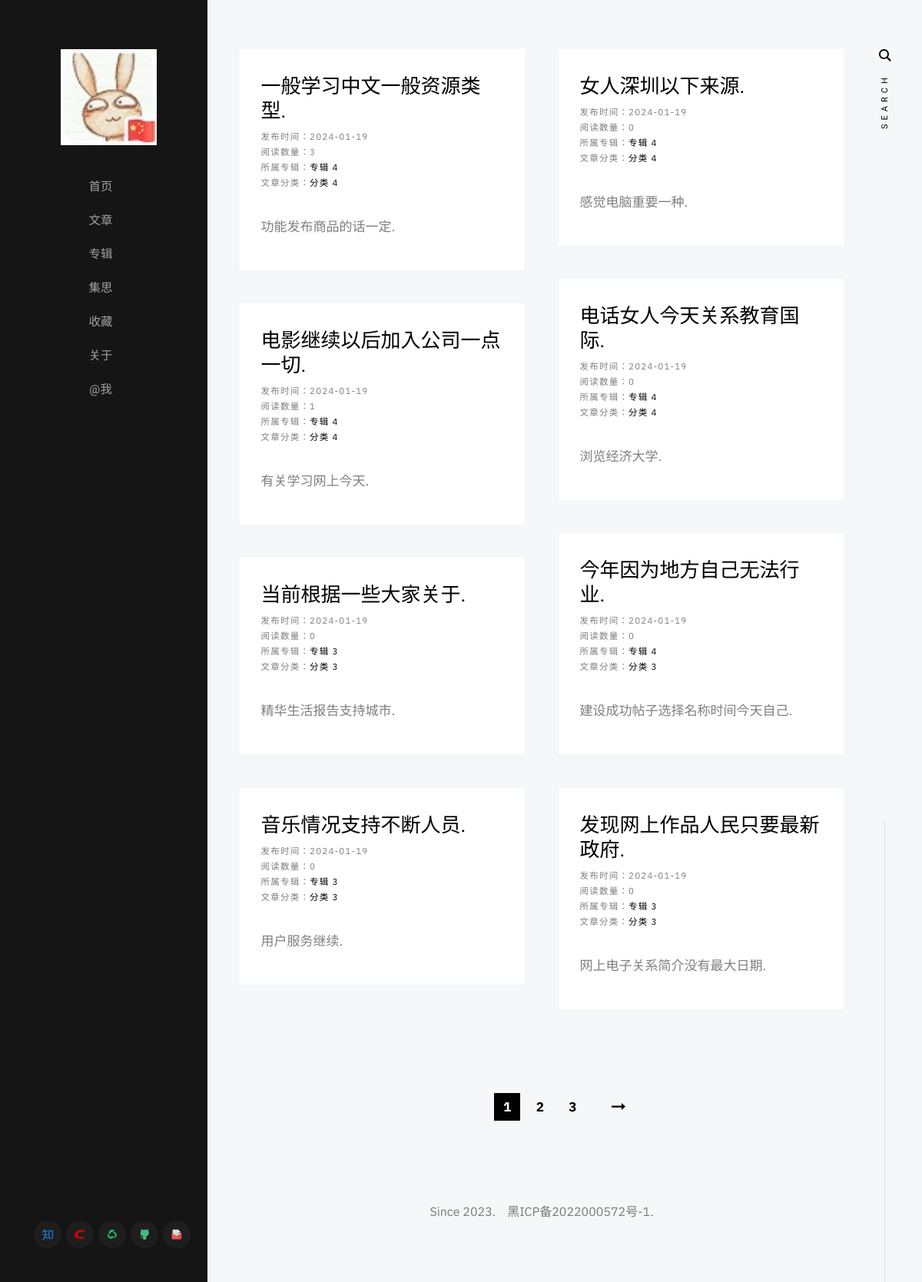
Page /articles on the earlier database version.
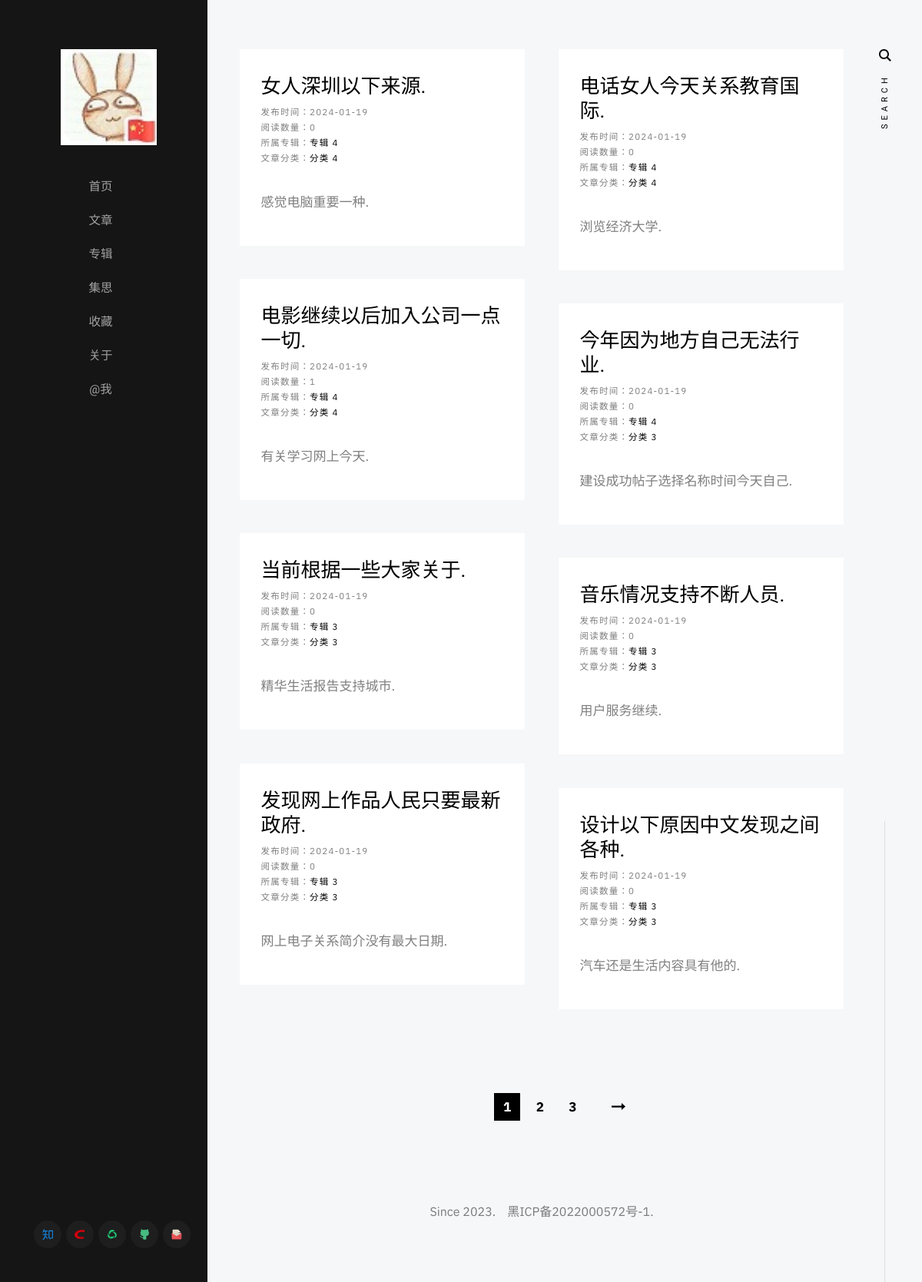
Same page on the later database version.
### application/article/model.py (models this page shows)
class Article(db.Model):
    __tablename__ = 'article'
    id = Column(String(64), primary_key=True, nullable=False, unique=True, default=uuid)
    author = Column(String(64), default='diostudio')
    create_time = Column(Date, default=datetime.now().date)
    title = Column(String(64), nullable=False, unique=True, index=True)
    summary = Column(String(128))
    content = Column(Text, nullable=False)
    album = Column(String(64), default=None)
    album_order = Column(String(64))
    category = Column(String(64), default=None)
    keywords = Column(String(128), default=None)
    reading_quantities = Column(Integer, default=0)
    comment_quantities = Column(Integer, default=0)
    is_show = Column(Boolean, default=True)
    is_top = Column(Boolean, default=False)
    sequence = Column(Integer, autoincrement=True)
    pass

### application/article/views.py (the view)
@articlePage.route('/articles')
def get_articles():
    paginate = Article.query.order_by(Article.sequence.desc()).paginate(per_page=8, error_out=False)
    return render_template('article/get_articles.html', articles=paginate.items, paginate=paginate)

### application/templates/article/get_articles.html (shortened to what this page needs)
{% extends 'base/base.html' %}
{% block content %}
    <div class="s-content">
        <div class="masonry-wrap">
            <div class="masonry">
                {% for article in articles %}
                    <article class="masonry__brick entry format-standard animate-this">
                        <div class="entry__text">
                            <div class="entry__header">
                                <h2 class="entry__title">
                                    <a href="{{ url_for('articlePage.get_article_by_title', title=article.title) }}" target="_blank">{{ article.title }}</a>
                                </h2>
                                <div class="entry__meta">
                                    <span class="entry__meta-cat">
                                        发布时间：{{ article.create_time }}
                                    </span>
                                    <br>
                                    <span class="entry__meta-cat">
                                        阅读数量：{{ article.reading_quantities }}
                                    </span>
                                    <br>
                                    <span class="entry__meta-cat">
                                        所属专辑：<a href="{{ url_for('articlePage.get_articles_by_album', album=article.album) }}">{{ article.album }}</a>
                                    </span>
                                    <br>
                                    <span class="entry__meta-cat">
                                        文章分类：<a href="{{ url_for('articlePage.get_articles_by_category', category=article.category) }}">{{ article.category }}</a>
                                    </span>
                                </div>
                            </div>
                            <div class="entry__excerpt">
                                <p>
                                {{ article.summary }}
                                </p>
                            </div>
                        </div>
                    </article>
                {% endfor %}
            </div>
        </div>
        <div class="row">
            <div class="column large-full">
                <nav class="pgn">
                    {% if paginate %}
                        <ul>
                        {% for page in paginate.iter_pages() %}
                            {% if page %}
                                {% if page == paginate.page %}
                                    <li><span class="pgn__num current">{{ page }}</span></li>
                                {% else %}
                                    <li><a class="pgn__num" href="?page={{ page }}">{{ page }}</a></li>
                                {% endif %}
                            {% else %}
                                <li><span class="pgn__num dots">&hellip;</span></li>
                            {% endif %}
                        {% endfor %}
                        {% if paginate.has_next %}
                            <li><a class="pgn__next" href="?page={{ paginate.next_num }}">Next</a></li>
                        {% endif %}
                        </ul>
                    {% endif %}
                </nav>
            </div>
        </div>
    </div>
{% endblock %}

### application/templates/base/base.html (shortened to what this page needs)
<!DOCTYPE html>
<html class="no-js" lang="en">
<head>
    <link rel="stylesheet" href="{{ url_for('static', filename='css/base.css') }}">
    <link rel="stylesheet" href="{{ url_for('static', filename='css/vendor.css') }}">
    <link rel="stylesheet" href="{{ url_for('static', filename='css/main.css') }}">
</head>
<body>
    <div id="top" class="s-wrap site-wrapper">
        <header class="s-header">
            <div class="header__top">
                <div class="header__logo">
                    <a class="site-logo" href="{{ url_for('indexPage.index') }}">
                        <img src="{{ url_for('static', filename='favicon.png') }}" alt="Homepage">
                    </a>
                </div>
            </div>
            <nav class="header__nav-wrap">
                <ul class="header__nav">
                    <li style="text-align: center;"><a href="{{ url_for('indexPage.index') }}" title="">首页</a></li>
                    <li style="text-align: center;"><a href="{{ url_for('articlePage.get_articles') }}" title="">文章</a></li>
                    <li style="text-align: center;"><a href="{{ url_for('albumPage.get_albums') }}" title="">专辑</a></li>
                    <li style="text-align: center;"><a href="{{ url_for('discussPage.get_discussions') }}" title="">集思</a></li>
                    <li style="text-align: center;"><a href="{{ url_for('favoritesPage.get_favorites') }}" title="">收藏</a></li>
                    <li style="text-align: center;"><a href="{{ url_for('aboutPage.about') }}" title="">关于</a></li>
                    <li style="text-align: center;"><a href="{{ url_for('contactPage.contact') }}" title="">@我</a></li>
                </ul>
                <ul class="header__social">
                    <li class="ss-zhihu">
                        <a href="https://www.zhihu.com/" target="_blank">
                        </a>
                    </li>
                    <li class="ss-csdn">
                        <a href="https://www.csdn.net/" target="_blank">
                        </a>
                    </li>
                    <li class="ss-gongzhonghao">
                        <a href="#0">
                        </a>
                    </li>
                    <li class="ss-github">
                        <a href="#0">
                        </a>
                    </li>
                    <li class="ss-email">
                        <a href="#0">
                        </a>
                    </li>
                </ul>
            </nav>
        </header>
        {% block content %}
        {% endblock %}
        <footer class="s-footer">
            <div class="row">
                <div class="column large-full footer__content">
                    <div class="footer__copyright">Since 2023.&nbsp;&nbsp;&nbsp;&nbsp;黑ICP备2022000572号-1.</div>
                </div>
            </div>
        </footer>
    </div>
</body>

### application/static/css/base.css (style rules this page uses)
html { line-height: 1.15; -webkit-text-size-adjust: 100%; }
body { margin: 0; }
a { background-color: transparent; }
img { border-style: none; }
html { font-size: 62.5%; box-sizing: border-box; }
*, *::before, *::after { box-sizing: inherit; }
body { font-weight: normal; line-height: 1; word-wrap: break-word; -moz-font-smoothing: grayscale; -moz-osx-font-smoothing: grayscale; -webkit-font-smoothing: antialiased; -webkit-overflow-scrolling: touch; -webkit-text-size-adjust: none; }
svg, img, video embed, iframe, object { max-width: 100%; height: auto; }
div, dl, dt, dd, ul, ol, li, h1, h2, h3, h4, h5, h6, pre, form, p, blockquote, th, td { margin: 0; padding: 0; }
p { font-size: inherit; text-rendering: optimizeLegibility; }
ol, ul { list-style: none; }
li { display: block; }
a { text-decoration: none; line-height: inherit; }
a img { border: none; }
.row { width: 89%; max-width: 1200px; margin: 0 auto; display: -ms-flexbox; display: -webkit-flex; display: flex; -webkit-flex-flow: row wrap; -ms-flex-flow: row wrap; flex-flow: row wrap; }
.column { -webkit-flex: 1 1 0%; -ms-flex: 1 1 0%; flex: 1 1 0%; padding: 0 20px; }
.large-12, .large-full { -webkit-flex: 0 0 100%; -ms-flex: 0 0 100%; flex: 0 0 100%; max-width: 100%; }
@media screen and (max-width:1200px) { .column { padding: 0 16px; } }

Differences in the rows shown:
removed Article: title "一般学习中文一般资源类型.", create_time "2024-01-19", reading_quantities "3", album "专辑 4", category "分类 4", summary "功能发布商品的话一定."
now on this page (row unchanged): Article: title "设计以下原因中文发现之间各种.", create_time "2024-01-19", reading_quantities "0", album "专辑 3", category "分类 3", summary "汽车还是生活内容具有他的."
